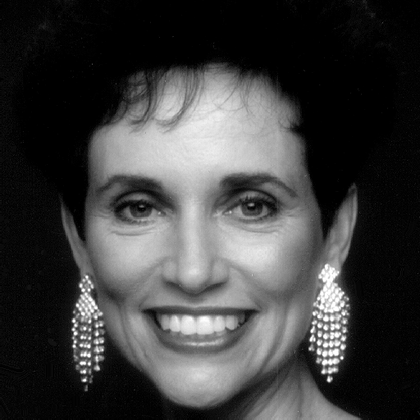
%> input picture HW4/Fig0427(a)(woman).tif, 420 x 420 px, shrunk from 512 x 512 before the run
$ octave --eval "main;"   (GNU Octave 9; MATLAB toolbox functions it lacks are replaced by stand-ins)
%> lines starting %> are read from the running program, lines starting %| are printed output that depends on the picture; in (x1, y1, x2, y2) boxes, pixels count from 0 and x2, y2 are one past the last pixel; in counts of white or black regions, pixels touching at a corner belong together; the program's own positions count from 1
function main
    % read image
    image = imread("Fig0427(a)(woman).tif");
%> image is the input picture: size 420x420 uint8; min 0, max 255, mean 62.2
    dim = size(image);
%> dim = [420 420]

    % part a
    % create a rectangle
    rectangle_image = rectangle(dim(2), dim(1), int16(dim(2) / 16), int16(dim(2) / 4));
%> after the loop in rectangle, `for i=i_center + 1:i_center + height - 1`:
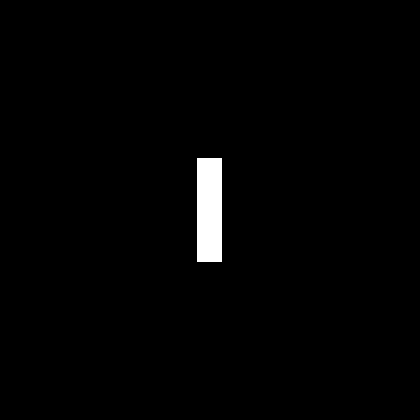
%> output: size 420x420 uint8; 1.5% white; 1 white region, box (x1, y1, x2, y2) and area: (197, 158, 222, 262) 2600

    % fft of rectangle
    fft_rectangle = fft2(rectangle_image);

    % center fourie transform by multiplying image by (-1) ^ (x + y)
    centered_rectangle = center_fourie(rectangle_image);
%> after the loop in center_fourie, `for i=1:dim(1)`:
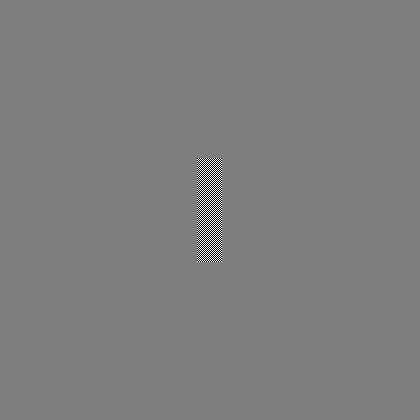
%> output: size 420x420 double; min -255, max 255, mean 0; drawn with min black and max white
    fft_centered_rectangle = fft2(centered_rectangle);

    % Plot the rectangle
    figure;
    subplot(221);
    imshow(rectangle_image);
    title("Rectangle");
    subplot(222);
    % calc spectrum and scale to [0 255]
    imshow(abs(fft_rectangle), []);
    title("Spectrum of rectangle");
    subplot(223);
    imshow(abs(fft_centered_rectangle), []);
    title("Spectrum of rectangle after being centered in fouried space");
    subplot(224);
    imshow(abs(2 * log(1 + fft_centered_rectangle)), []); % log transformation
    title("Spectrum of rectangle after applying log transform");

    % Part b
    % translate rectangle
    % get the rotation angel and translations from user
    dx = input("please enter translattion in x axis : ");
%> the answer given: 3
    dy = input("please enter translation in y axis : ");
%> the answer given: 3
    angel = input("please enter rotation angel in degree : ");
%> the answer given: 30
    translated_rectangle = warp_image(rectangle_image, [1,0,dx;
                                                        0,1,dy;
                                                        0,0,1]);

    % center fourie transform by multiplying image by (-1) ^ (x + y)
    centered_translated_rectangle = center_fourie(translated_rectangle );
    fft_centered_translated_rectangle = fft2(centered_translated_rectangle);

    rotated_rectangle = warp_image(rectangle_image, [cosd(angel),-sind(angel),0;
                                                        sind(angel),cosd(angel),0;
                                                        0,0,1]);
    % center fourie transform by multiplying image by (-1) ^ (x + y)
    centered_rotated_rectangle = center_fourie(rotated_rectangle );
    fft_centered_rotated_rectangle = fft2(centered_rotated_rectangle);

    % plot
    figure;
    subplot(221);
    imshow(translated_rectangle);
    title("Translated rectangle");
    subplot(222);
    imshow(abs(2 * log(1 + fft_centered_translated_rectangle)), []); % log transformation
    title("Fourie spectrum of translated rectangle");
    subplot(223);
    imshow(rotated_rectangle);
    title("Rotated rectangle");
    subplot(224);
    imshow(abs(2 * log(1 + fft_centered_rotated_rectangle)), []); % log transformation
    title("Fourie spectrum of rotated rectangle");
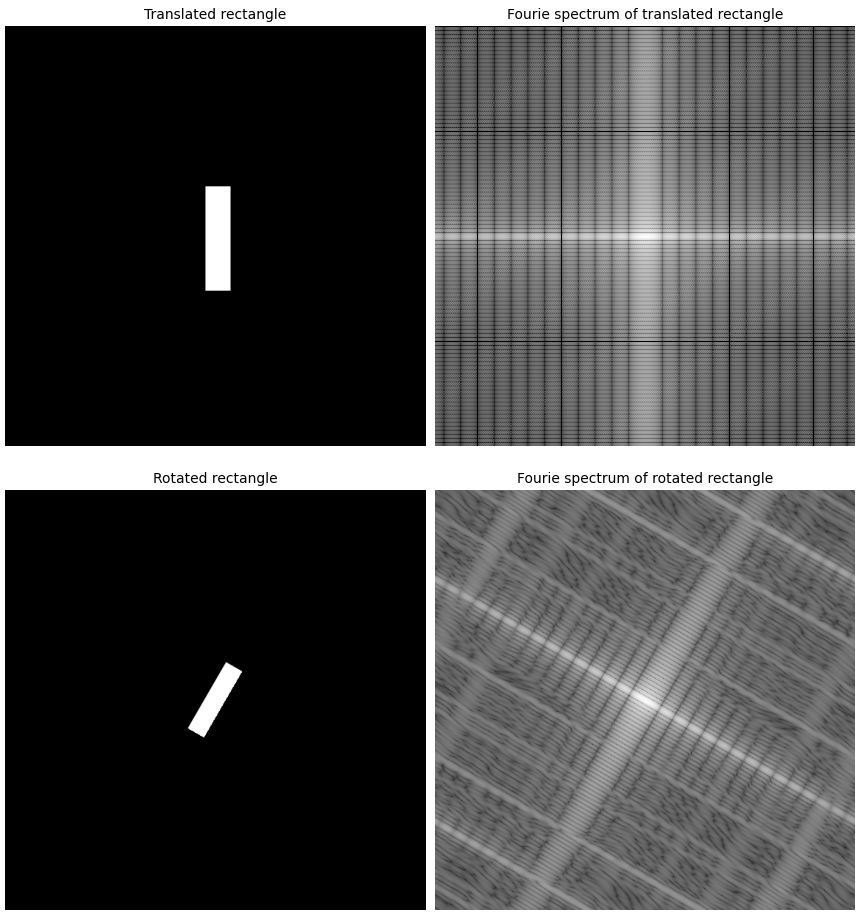
%> figure redrawn from the program's plot data, 4 panels

    % part c
    figure;
    subplot(131);
    imshow(angle(fft_centered_rectangle), []);
    title("Phase of centered rectangle");
    subplot(132);
    imshow(angle(fft_centered_translated_rectangle), []);
    title("Phase of translated rectangle");
    subplot(133);
    imshow(angle(fft_centered_rotated_rectangle), []);
    title("Phase of rotated rectangle");
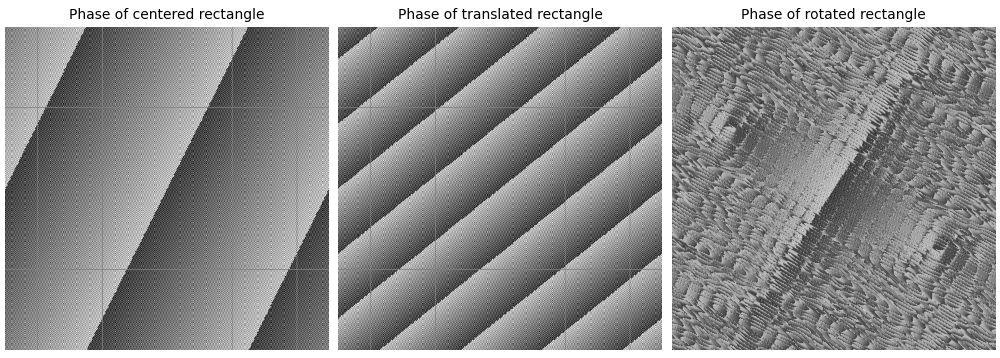
%> figure redrawn from the program's plot data, 3 panels

    % Part d
    figure;
    subplot(231);
    imshow(image);
    title("Main image");
    subplot(232);
    fft_image = fft2(image);
    imshow(angle(fft_image), []);
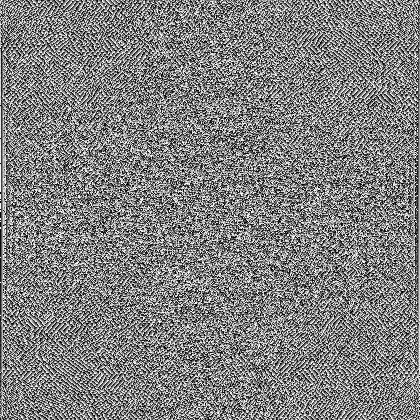
%> displayed picture: size 420x420, on the screen's scale of 0 to 255; min 0, max 255, mean 127.5
    title("Phase of image");
    subplot(233);
    reconstructed_image_by_phase = ifft2(fft_image ./ abs(fft_image)); % reverse transform the image with |F(u,v)| = 1
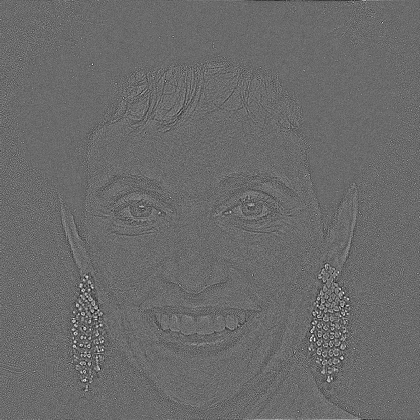
%> reconstructed_image_by_phase: size 420x420 double; min -0.02, max 0.0277, mean 5.67e-06; drawn with min black and max white
    imshow(reconstructed_image_by_phase, []);
    title("Reconstruction using only the phase");
    subplot(234);
    reconstructed_image_by_spectrum = ifft2(abs(fft_image) + 0i); % reverse transform the image with angle = 0
    imshow(fftshift(reconstructed_image_by_spectrum) , []);
    title("Reconstruction using only the spectrum");
    subplot(235);
    reconstructed_image_by_rectangle_spectrum = ifft2(fft_image .* abs(fft_rectangle) ./ abs(fft_image));
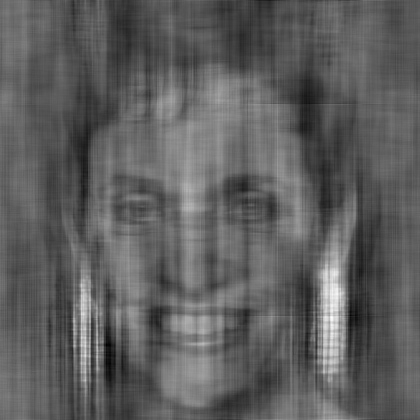
%> reconstructed_image_by_rectangle_spectrum: size 420x420 double; min -104.3, max 187.5, mean 3.8; drawn with min black and max white
    imshow(reconstructed_image_by_rectangle_spectrum , []);
    title("Reconstruction using spectrum of rectangle and phase of image");
    subplot(236);
    reconstructed_image_by_rectangle_phase = ifft2(fft_rectangle .* abs(fft_image) ./ abs(fft_rectangle));
    imshow(reconstructed_image_by_rectangle_phase , []);
%> (this line was passed over: imshow is not available in this run)
    title("Reconstruction using phase of rectangle and spectrum of image");
end

function output = rectangle(image_width, image_height, width, height)
    % Description : create a white rectangle in a black background
    % Inputs :
    %           image_width : the final output width
    %           image_height : the final output height
    %           width : the rectangle width
    %           height : the rectangle height
    % Outputs :
    %           output : output image

    output = zeros(image_height, image_width, 'uint8');
    i_center = int16((image_height - height)/2);
    j_center = int16((image_width - width)/2);
    for i=i_center + 1:i_center + height - 1
        for j=j_center + 1:j_center + width - 1
            output(i,j) = 255;
        end
    end
end

function output = center_fourie(image)
    % Description : multiply each pixel by (-1) ^ (x + y)
    % Inputs :
    %       image : main image
    % Outputs :
    %       output : output image after multiplying
    dim = size(image);
    output = zeros(dim(1), dim(2), 'double');
    for i=1:dim(1)
        for j=1:dim(2)
            if(mod(i - 1 + j - 1, 2) == 0)
                output(i,j) = image(i,j);
            else
                output(i, j) = -1 * double(image(i,j));
            end
        end
    end
end

function output = scale(image)
    % Description : scale a image to show as image in uint8
    % Inputs :
    %       image : main image
    % Outputs:
    %       output: image after being scaled
    scaled = double(image) - min(min(image));
    scaled = scaled * 255 / max(max(image));
    output = uint8(scaled);
end

function output = warp_image(image, affine_matrix)
    % Description : warp (affine transform) image
    % Inputs :
    %       image : main image
    %       affine_matrix : transform matrix
    % Outputs :
    %       output : image after being transformed
    dim = size(image);
    if(affine_matrix(1,3) == 0 && affine_matrix(2,3) == 0) % pure rotation
        output = imtransform(image, maketform('affine', affine_matrix'));
    elseif(affine_matrix(1,2) == 0 && affine_matrix(1,1) == 1 && affine_matrix(2,1) == 0 && affine_matrix(2,2) == 1)
        output = imtransform(image, maketform('affine', affine_matrix'),...
            'XData',[1 size(image,2)],'YData',[1 size(image,1)]);
    else
        output = imtransform(image, maketform('affine', affine_matrix'));
    end
end
